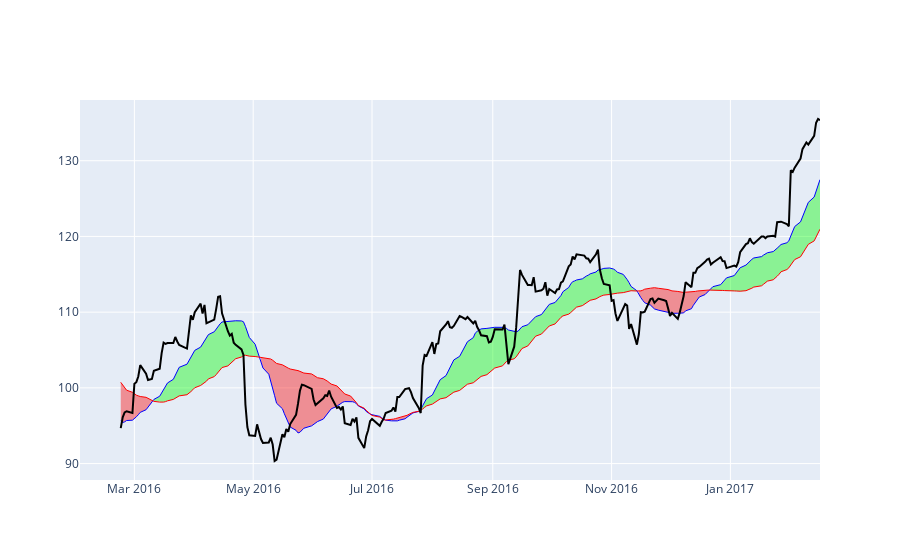

This figure's notebook cell:
### Code cell
df = pd.read_csv('https://raw.githubusercontent.com/plotly/datasets/master/finance-charts-apple.csv')
df.index = df.Date
df = df[['AAPL.Close', 'mavg']]
df['mavg2'] = df['AAPL.Close'].rolling(window=50).mean()
df.columns = ['y', 'ma1', 'ma2']
df=df.tail(250).dropna()
df1 = df.copy()

# split data into chunks where averages cross each other
df['label'] = np.where(df['ma1']>df['ma2'], 1, 0)
df['group'] = df['label'].ne(df['label'].shift()).cumsum()
df = df.groupby('group')
dfs = []
for name, data in df:
    dfs.append(data)

# custom function to set fill color
def fillcol(label):
    if label >= 1:
        return 'rgba(0,250,0,0.4)'
    else:
        return 'rgba(250,0,0,0.4)'

fig = go.Figure()

for df in dfs:
    fig.add_traces(go.Scatter(x=df.index, y = df.ma1,
                              line = dict(color='rgba(0,0,0,0)')))
    
    fig.add_traces(go.Scatter(x=df.index, y = df.ma2,
                              line = dict(color='rgba(0,0,0,0)'),
                              fill='tonexty', 
                              fillcolor = fillcol(df['label'].iloc[0])))

# include averages
fig.add_traces(go.Scatter(x=df1.index, y = df1.ma1,
                          line = dict(color = 'blue', width=1)))

fig.add_traces(go.Scatter(x=df1.index, y = df1.ma2,
                          line = dict(color = 'red', width=1)))

# include main time-series
fig.add_traces(go.Scatter(x=df1.index, y = df1.y,
                          line = dict(color = 'black', width=2)))

fig.update_layout(showlegend=False)
fig.show()
